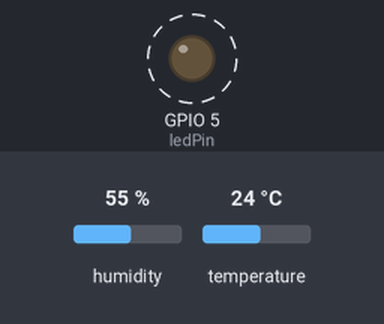
Bench run of a sketch on a simulated ESP8266 (NodeMCU). On the bench: output pins drawn as LEDs (lit = HIGH). Dashed ring = blinking. The test bench sets the inputs (shaded band); at power-on: humidity 55 %, temperature 24 °C. WiFi joins after 1.5 s; servers stay silent unless stated; what the sketch prints to the serial monitor is not drawn.

Above: at 1.7 s.
Timing chart, 0 to 6.6 s (numbered marks = the images above):
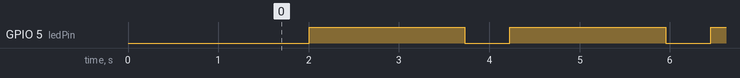

Measured:
- by itself, GPIO 5 (ledPin): alternates HIGH for 1.7 s and LOW for 0.50 s

The sketch:

DHT_Thingspeak.ino
```cpp
#include <ESP8266WiFi.h>
#include <WiFiManager.h>
#include <ThingSpeak.h>
#include <DHT.h> //Import DHT Library


#define DHTPIN 2 // Should be GPIO #
#define DHTTYPE DHT11 // DHT11 or DHT22
DHT dht(DHTPIN, DHTTYPE); //Create DHT object

String apiKey = "P52R2XE3FPOXLDMU";     //  Enter your Write API key from ThingSpeak
const char* server = "api.thingspeak.com";


const int ledPin = 5; // LED connected to GPIO 2

WiFiClient client;

void setup() {
  Serial.begin(115200);
  pinMode(ledPin, OUTPUT);
  dht.begin();


  WiFiManager wifiManager;


  // Uncomment the following line to reset the Wi-Fi settings
  // wifiManager.resetSettings();


  wifiManager.autoConnect("NodeMCU");


  Serial.println("Connected to WiFi");
  Serial.print("IP address: ");
  Serial.println(WiFi.localIP());
}

// unsigned long myChannelNumber = 2078520; //Your Channel Number (Without Brackets)
// const char * myWriteAPIKey = ""; //Your Write API Key

void loop() {

  digitalWrite(ledPin, LOW); // turn the LED on (active LOW)
  delay(500); // wait for 0.5 second
  digitalWrite(ledPin, HIGH); // turn the LED off (active LOW)
  delay(500); // wait for 0.5 second


  float h = dht.readHumidity();
  float t = dht.readTemperature();
              if (isnan(h) || isnan(t))
                 {
                     Serial.println("Failed to read from DHT sensor!");
                      return;
                 }

                         if (client.connect(server,80))   //   "184.106.153.149" or api.thingspeak.com
                      {

                             String postStr = apiKey;
                             postStr +="&field1=";
                             postStr += String(t);
                             postStr +="&field2=";
                             postStr += String(h);
                             postStr += "\r\n\r\n";

                             client.print("POST /update HTTP/1.1\n");
                             client.print("Host: api.thingspeak.com\n");
                             client.print("Connection: close\n");
                             client.print("X-THINGSPEAKAPIKEY: "+apiKey+"\n");
                             client.print("Content-Type: application/x-www-form-urlencoded\n");
                             client.print("Content-Length: ");
                             client.print(postStr.length());
                             client.print("\n\n");
                             client.print(postStr);

                             Serial.print("Temperature: ");
                             Serial.print(t,0);
                             Serial.print(" degrees Celcius, Humidity: ");
                             Serial.print(h,0);
                             Serial.println("%. Send to Thingspeak.");
                        }
          client.stop();

          Serial.println("Waiting...");

  // thingspeak needs minimum 15 sec delay between updates
  delay(1000);
}
```
